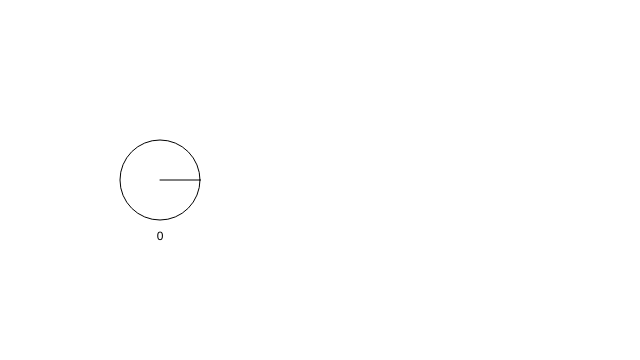
Frame 1 (no input)
Frame 60 (no input): identical to frame 1, image omitted
Frame 120 (the mouse pressed at the canvas centre since frame 60): identical to frame 1, image omitted

The p5.js sketch that drew this single still picture (run headless with seeded random() and noise() and a simulated clock; from frame 60 on, the mouse is pressed at the canvas centre):

// p5.js sketch
// ── sketch.js
// Complicated Knob
// Daniel Shiffman <http://www.shiffman.net>

var dragging = false; // Is the slider being dragged?
var rollover = false; // Is the mouse over the slider?

// Circle variables for knob
var x = 160;
var y = 180;
var r = 40;

// Knob angle
var angle = 0;

var count = 0;

// Offset angle for turning knob
var offsetAngle = 0;

function setup() {
  createCanvas(640, 360);
}

function draw() {
  background(255);

  if (count === 0) {

    // Is it being dragged?
    if (dragging) {
      var dx = mouseX - x;
      var dy = mouseY - y;
      var mouseAngle = atan2(dy, dx);
      angle = mouseAngle - offsetAngle;
    }

    // Fill according to state
    if (dragging) {
      fill(175);
    } else {
      fill(255);
    }
    // Draw ellipse for knob
    push();
    translate(x, y);
    rotate(angle);
    ellipse(0, 0, r * 2, r * 2);
    line(0, 0, r, 0);
    pop();
    fill(0);

    // Map is an amazing function that will map one range to another!
    // Here we take the slider's range and map it to a value between 0 and 255
    // Our angle is either between
    var calcAngle = 0;
    if (angle < 0) {
      calcAngle = map(angle, -PI, 0, PI, 0);
    } else if (angle > 0) {
      calcAngle = map(angle, 0, PI, TWO_PI, PI);
    }

    textAlign(CENTER);
    text(int(degrees(calcAngle)), x, y + r + 20);

    var degree = int(degrees(calcAngle));

    if (dragging && degree < 10) {
      count == 2;
    }
  }
  if (count === 2) {
    var b = map(calcAngle, 0, TWO_PI, 0, 255);
    fill(b);
    rect(320, 90, 160, 180);
  }
}

function mousePressed() {
  // Did I click on slider?
  if (dist(mouseX, mouseY, x, y) < r) {
    dragging = true;
    // If so, keep track of relative location of click to corner of rectangle
    var dx = mouseX - x;
    var dy = mouseY - y;
    offsetAngle = atan2(dy, dx) - angle;
  }
}

function mouseReleased() {
  // Stop dragging
  dragging = false;
}

// https://editor.p5js.org/icm/sketches/HkfFHcp2
